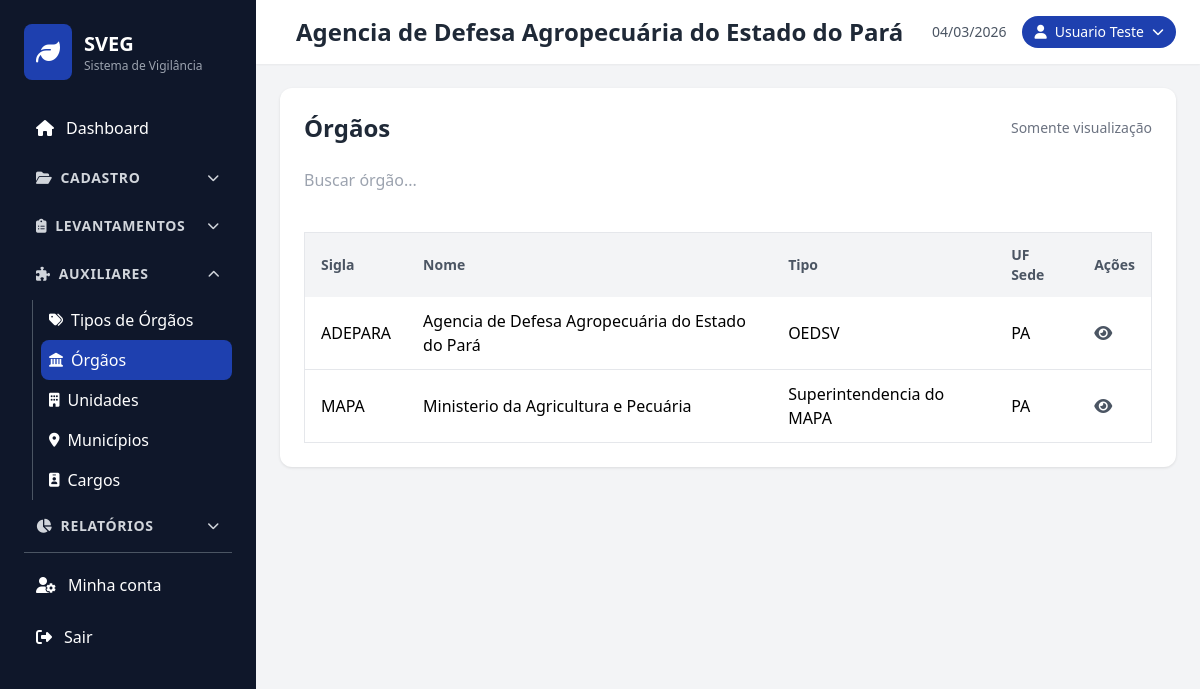
/orgaos/index.php (signed in), run on the app's committed database.
### tables this page shows
CREATE TABLE `orgaos` (
  `id` char(36) NOT NULL,
  `sigla` varchar(20) NOT NULL,
  `nome` varchar(100) NOT NULL,
  `tipo` char(36) NOT NULL,
  `logo` varchar(255) NOT NULL,
  `UF_sede` varchar(10) NOT NULL,
  `criado_em` timestamp NOT NULL DEFAULT CURRENT_TIMESTAMP,
  `atualizado_em` timestamp NOT NULL DEFAULT CURRENT_TIMESTAMP ON UPDATE CURRENT_TIMESTAMP
);

CREATE TABLE `orgaos_tipos` (
  `id` char(36) NOT NULL,
  `tipo` varchar(100) NOT NULL,
  `criado_em` timestamp NOT NULL DEFAULT CURRENT_TIMESTAMP,
  `atualizado_em` timestamp NOT NULL DEFAULT CURRENT_TIMESTAMP ON UPDATE CURRENT_TIMESTAMP
);

### includes/auth.php (called while the page is built, shortened)
<?php
function getLoggedUser() {
    return $_SESSION['user'] ?? null;
}
function isAdmin() {
    $u = getLoggedUser();
    return $u && !empty($u['priv_admin']);
}

### orgaos/index.php (the view, shortened to what this page needs)
<?php
require_once '../includes/auth.php';
include '../includes/header.php';
$canEdit = isAdmin();
$database = new Database();
$db = $database->getConnection();
$stmt = $db->query("
    SELECT o.*, ot.tipo as tipo_nome
    FROM orgaos o
    LEFT JOIN orgaos_tipos ot ON o.tipo = ot.id
    ORDER BY o.nome ASC
");
$orgaos = $stmt->fetchAll(PDO::FETCH_ASSOC);
?>
<div class="card">
    <div class="flex justify-between items-center mb-6">
        <h2 class="text-2xl font-bold text-gray-800">Órgãos</h2>
        <?php if ($canEdit): ?>
        <a href="create.php" class="btn-primary">
            <i class="fas fa-plus mr-2"></i>Novo Órgão
        </a>
        <?php else: ?>
        <span class="text-sm text-gray-500">Somente visualização</span>
        <?php endif; ?>
    </div>
    <div class="mb-4">
        <input type="text" id="search" placeholder="Buscar órgão..." class="form-group w-full">
    </div>
    <div class="table-container">
        <table class="min-w-full bg-white border border-gray-200">
            <thead>
                <tr class="bg-gray-100">
                    <th class="py-3 px-4 text-left text-sm font-semibold text-gray-600">Sigla</th>
                    <th class="py-3 px-4 text-left text-sm font-semibold text-gray-600">Nome</th>
                    <th class="py-3 px-4 text-left text-sm font-semibold text-gray-600">Tipo</th>
                    <th class="py-3 px-4 text-left text-sm font-semibold text-gray-600">UF Sede</th>
                    <th class="py-3 px-4 text-left text-sm font-semibold text-gray-600">Ações</th>
                </tr>
            </thead>
            <tbody id="orgaos-table">
                <?php foreach ($orgaos as $orgao): ?>
                <tr class="border-b hover:bg-gray-50 orgao-row" data-search="<?php echo strtolower(htmlspecialchars($orgao['sigla'] . ' ' . $orgao['nome'] . ' ' . ($orgao['tipo_nome'] ?? '') . ' ' . $orgao['UF_sede'])); ?>">
                    <td class="py-3 px-4 font-medium"><?php echo htmlspecialchars($orgao['sigla']); ?></td>
                    <td class="py-3 px-4"><?php echo htmlspecialchars($orgao['nome']); ?></td>
                    <td class="py-3 px-4"><?php echo htmlspecialchars($orgao['tipo_nome'] ?? '-'); ?></td>
                    <td class="py-3 px-4"><?php echo htmlspecialchars($orgao['UF_sede']); ?></td>
                    <td class="py-3 px-4">
                        <?php if ($canEdit): ?>
                        <a href="view.php?id=<?php echo htmlspecialchars($orgao['id']); ?>" class="text-gray-600 hover:text-gray-800 mr-3" title="Visualizar">
                            <i class="fas fa-eye"></i>
                        </a>
                        <a href="edit.php?id=<?php echo htmlspecialchars($orgao['id']); ?>" class="text-blue-600 hover:text-blue-800 mr-3" title="Editar">
                            <i class="fas fa-edit"></i>
                        </a>
                        <a href="delete.php?id=<?php echo htmlspecialchars($orgao['id']); ?>" class="text-red-600 hover:text-red-800" title="Excluir" onclick="return confirm('Tem certeza que deseja excluir este órgão?')">
                            <i class="fas fa-trash"></i>
                        </a>
                        <?php else: ?>
                        <a href="view.php?id=<?php echo htmlspecialchars($orgao['id']); ?>" class="text-gray-600 hover:text-gray-800" title="Visualizar">
                            <i class="fas fa-eye"></i>
                        </a>
                        <?php endif; ?>
                    </td>
                </tr>
                <?php endforeach; ?>
            </tbody>
        </table>
    </div>
</div>
<?php include '../includes/footer.php'; ?>

### css/style.css (style rules this page uses)
body { font-family: 'Segoe UI', Tahoma, Geneva, Verdana, sans-serif; }
.table-container { overflow-x: auto; }
.form-group { margin-bottom: 1.5rem; }
.card { background: white; border-radius: 12px; box-shadow: 0 1px 3px rgba(0, 0, 0, 0.1); padding: 1.5rem; margin-bottom: 1.5rem; }

### data on the page
orgaos: sigla "ADEPARA", nome "Agencia de Defesa Agropecuária do Estado do Pará", orgaos_tipos.tipo "OEDSV", UF_sede "PA"
orgaos: sigla "MAPA", nome "Ministerio da Agricultura e Pecuária", orgaos_tipos.tipo "Superintendencia do MAPA", UF_sede "PA"

### other printed values
$u['orgao_nome'] "Agencia de Defesa Agropecuária do Estado do Pará"
$user['name'] "Usuario Teste"
